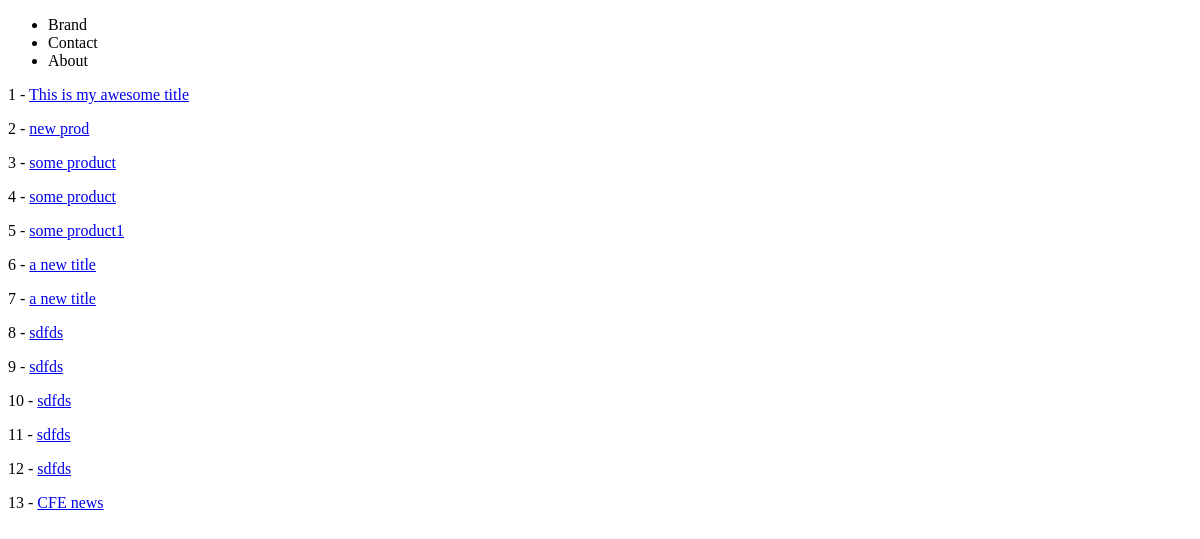
Before: /products/ with the older database file.
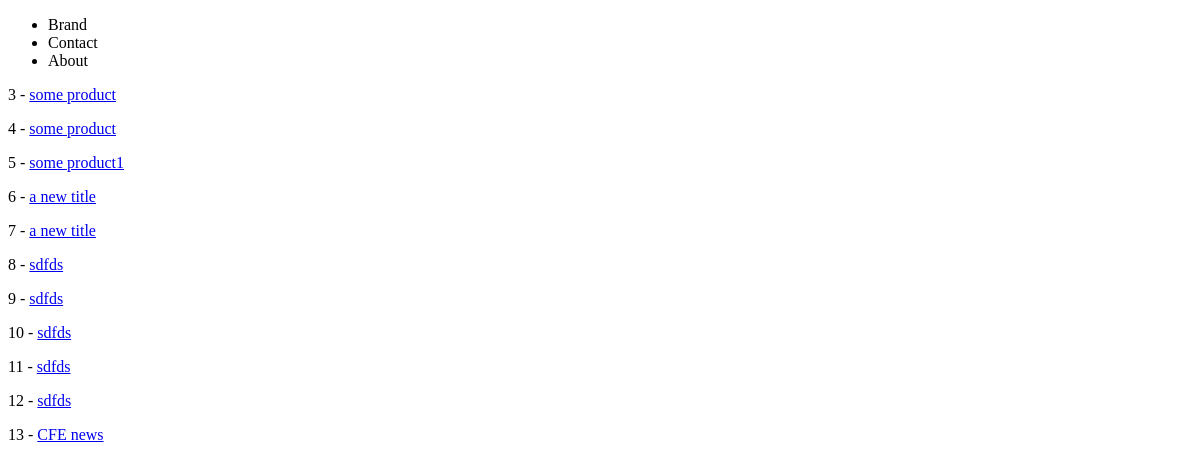
After: the same page with the newer database file.
### products/models.py (models this page shows)
class Product(models.Model):
    title = models.CharField(max_length=120)
    description = models.TextField(blank=True, null=True)
    price = models.DecimalField(decimal_places=2, max_digits=10000)
    summary = models.TextField(blank=False, null=False)
    features = models.BooleanField(default=False)  # null=True, default=True
    def get_absolute_url(self):
        return reverse("products:product", kwargs={"my_id": self.id})#f"/products/{self.id}/"

### products/views.py (the view)
# urls.py: path('', product_list_view, name='product-list'),
def product_list_view(request):
    queryset = Product.objects.all()
    context = {
        "object_list": queryset
    }
    return render(request, "products/product_list.html", context)

### products/templates/products/product_list.html
{% extends 'base.html' %}
{% block content %}
{% for instance in object_list %}
<p>
    {{ instance.id }} - <a href='{{ instance.get_absolute_url }}'>{{ instance.title }}</a>
</p>
{% endfor %}
{% endblock %}

Changed rows visible on the page:
removed Product: id "1", title "This is my awesome title"
removed Product: id "2", title "new prod"
